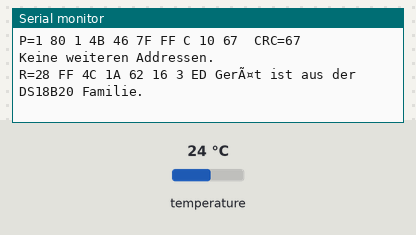
A sketch run on a simulated Arduino Uno, built with avr-gcc and run on an emulated ATmega328P. Shown: the last lines printed to the serial monitor. The inputs (shaded band) are chosen by the test bench; at power-on: temperature 24 °C.

Above: at 2.8 s.
2.9 s: temperature set to 12 °C
At 4.0 s:
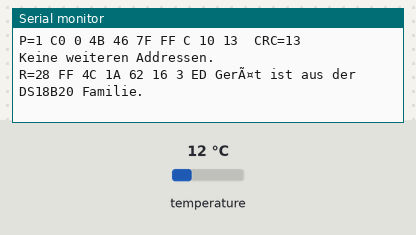
5.7 s: temperature set to 28 °C
At 7.2 s:
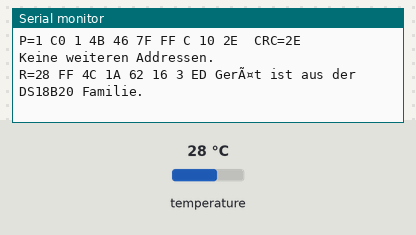
8.9 s: temperature set to 33 °C
At 10.4 s:
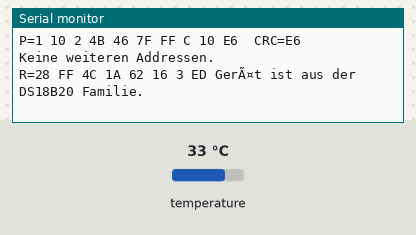
12.1 s: temperature set to 7 °C
At 13.6 s:
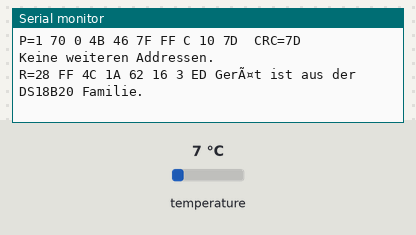
15.3 s: temperature set to 10 °C
At 16.8 s:
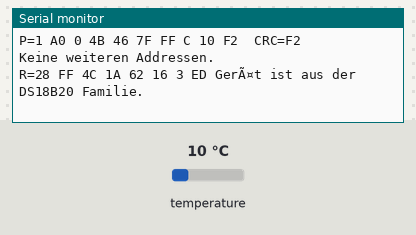
18.5 s: temperature set to 8 °C
At 19.8 s:
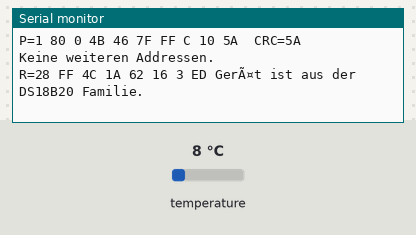

The sketch:

OneWire-GetAdress.ino
```cpp
 #include <OneWire.h>

// DS18S20 Temperaturchip i/o
OneWire ds(10);  // an pin 10

void setup(void) {
  // inputs/outputs initialisieren
  // seriellen port starten
  Serial.begin(9600);
}

void loop(void) {
  byte i;
  byte present = 0;
  byte data[12];
  byte addr[8];

  if ( !ds.search(addr)) {
      Serial.print("Keine weiteren Addressen.\n");
      ds.reset_search();
      return;
  }

  Serial.print("R=");
  for( i = 0; i < 8; i++) {
    Serial.print(addr[i], HEX);
    Serial.print(" ");
  }

  if ( OneWire::crc8( addr, 7) != addr[7]) {
      Serial.print("CRC nicht gÃ¼ltig!\n");
      return;
  }

  if ( addr[0] == 0x10) {
      Serial.print("GerÃ¤t ist aus der DS18S20 Familie.\n");
  }
  else if ( addr[0] == 0x28) {
      Serial.print("GerÃ¤t ist aus der DS18B20 Familie.\n");
  }
  else {
      Serial.print("GerÃ¤tefamilie nicht erkannt : 0x");
      Serial.println(addr[0],HEX);
      return;
  }

  ds.reset();
  ds.select(addr);
  ds.write(0x44,1);         // start Konvertierung, mit power-on am Ende

  delay(1000);     // 750ms sollten ausreichen
  // man sollte ein ds.depower() hier machen, aber ein reset tut das auch

  present = ds.reset();
  ds.select(addr);
  ds.write(0xBE);         // Wert lesen

  Serial.print("P=");
  Serial.print(present,HEX);
  Serial.print(" ");
  for ( i = 0; i < 9; i++) {           // 9 bytes
    data[i] = ds.read();
    Serial.print(data[i], HEX);
    Serial.print(" ");
  }
  Serial.print(" CRC=");
  Serial.print( OneWire::crc8( data, 8), HEX);
  Serial.println();
}
```

Measured:
- after the input at 2.9 s, the serial monitor: prints a new line after 0.25 s (image 1)
- after the input at 5.7 s, the serial monitor: prints a new line after 0.66 s (image 2)
- after the input at 8.9 s, the serial monitor: prints a new line after 0.66 s (image 3)
- after the input at 12.1 s, the serial monitor: prints a new line after 0.66 s (image 4)
- after the input at 15.3 s, the serial monitor: prints a new line after 0.67 s (image 5)
- after the input at 18.5 s, the serial monitor: prints a new line after 0.67 s (image 6)
